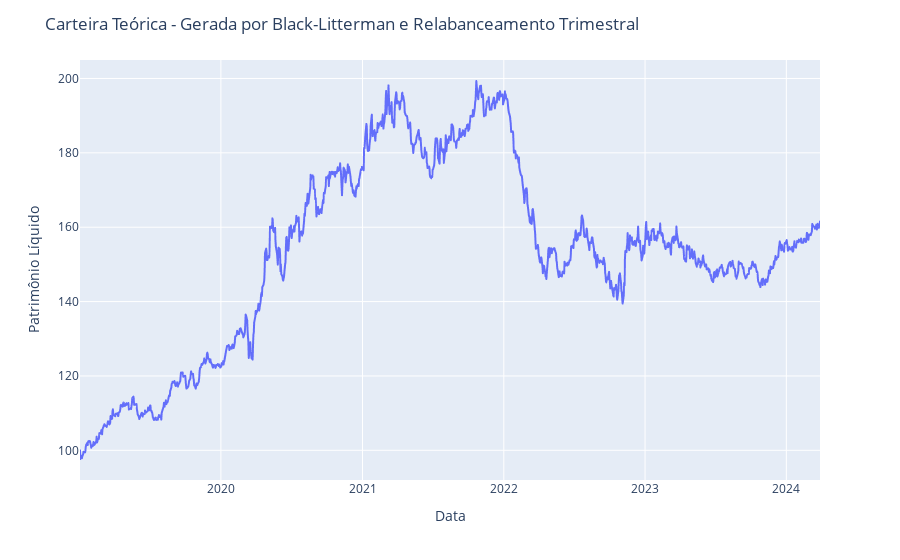

Notebook code for this chart:
### Code cell
fig = px.line(carteira, x = carteira.index, y=carteira['MinVol'])

# Edit the layout
fig.update_layout(title='Carteira Teórica - Gerada por Black-Litterman e Relabanceamento Trimestral',
                   xaxis_title='Data',
                   yaxis_title='Patrimônio Líquido')

fig.show()

### Figure 1 — Plotly figure (JSON) as saved in the notebook; plotly's stock layout.template omitted (floating-point values rounded to 4 significant figures; data arrays with more than 128 entries replaced by an {"elided": "..."} marker saying what was removed)
{"data": [{"hovertemplate": "Data=%{x}<br>MinVol=%{y}<extra></extra>", "legendgroup": "", "line": {"color": "#636efa", "dash": "solid"}, "marker": {"symbol": "circle"}, "mode": "lines", "name": "", "showlegend": false, "type": "scattergl", "x": {"elided": "1338 str values"}, "xaxis": "x", "y": {"elided": "1338 float values"}, "yaxis": "y"}], "layout": {"legend": {"tracegroupgap": 0}, "margin": {"t": 60}, "title": {"text": "Carteira Teórica - Gerada por Black-Litterman e Relabanceamento Trimestral"}, "xaxis": {"anchor": "y", "domain": [0, 1], "title": {"text": "Data"}}, "yaxis": {"anchor": "x", "domain": [0, 1], "title": {"text": "Patrimônio Líquido"}}}}
